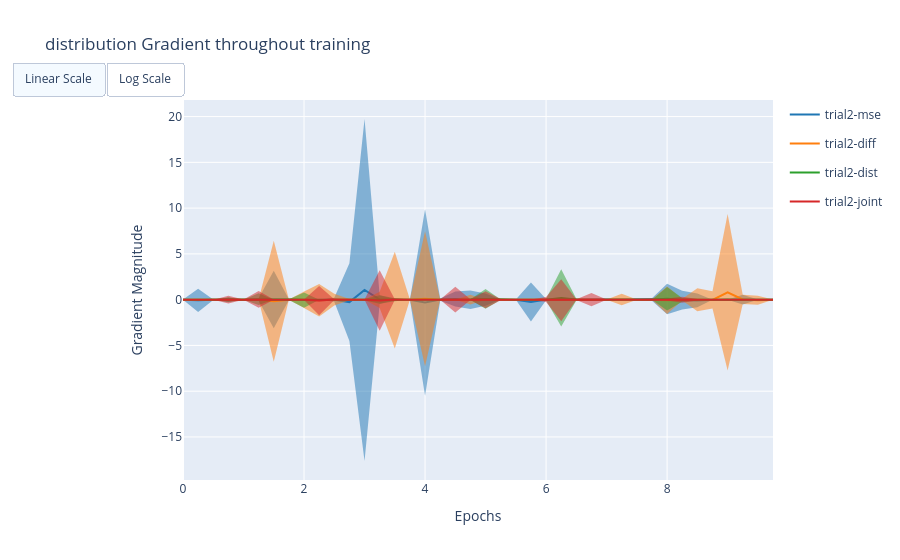

The notebook cell saved with this chart:
### Code cell
plot_gradients(log_dicts, "distribution", log=False)
